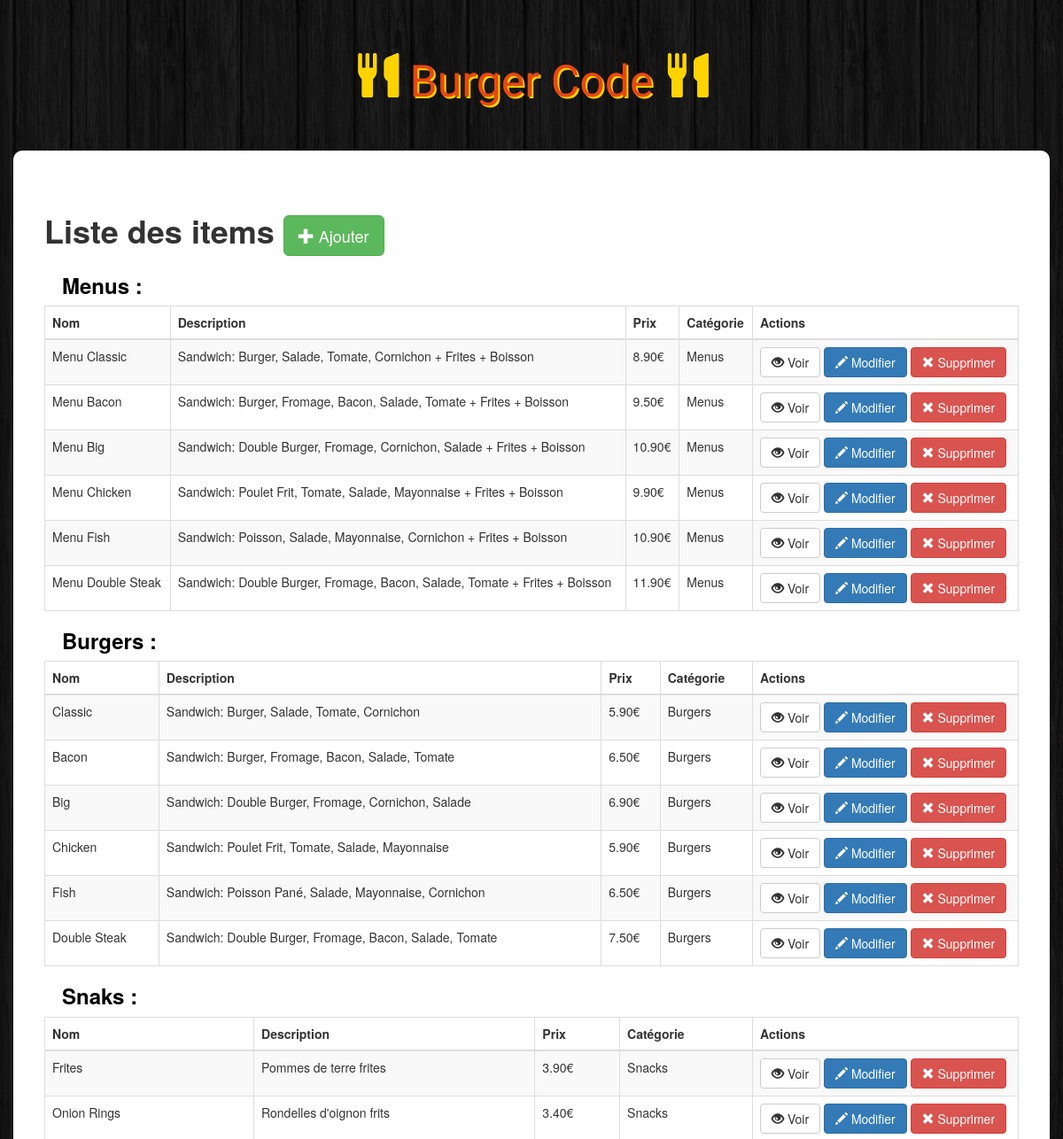
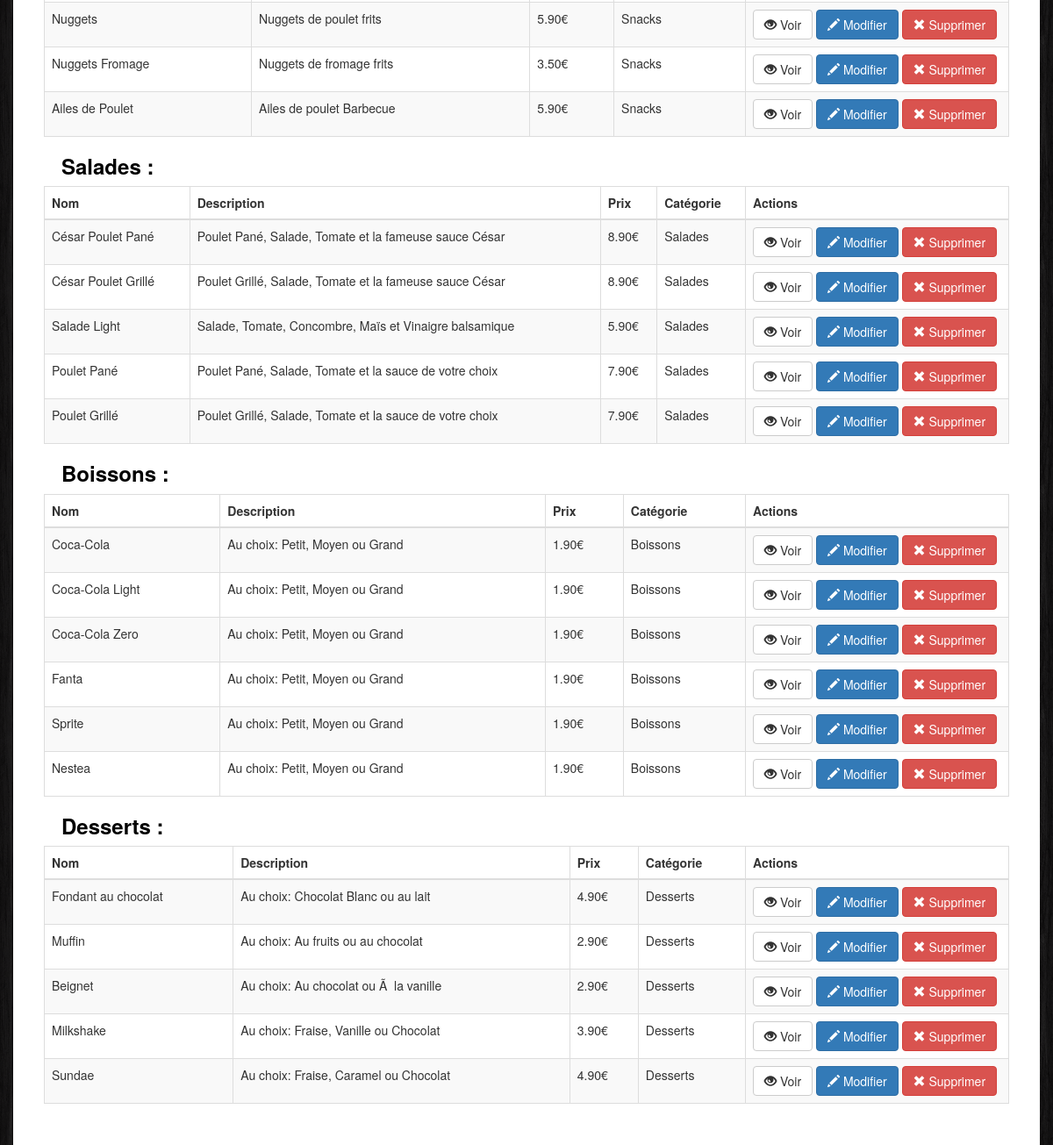
The app's page /admin/index.php with its own data (2 pictures, top to bottom).
### tables this page shows
CREATE TABLE `items` (
  `id` int(11) NOT NULL,
  `name` varchar(100) NOT NULL,
  `description` varchar(255) NOT NULL,
  `price` float NOT NULL,
  `image` varchar(255) NOT NULL,
  `category` int(11) NOT NULL
);

CREATE TABLE `categories` (
  `id` int(11) NOT NULL,
  `name` varchar(100) NOT NULL
);

### admin/index.php (the view, shortened to what this page needs)
<!DOCTYPE html>
<html>
    <head>
        <link rel="stylesheet" href="https://maxcdn.bootstrapcdn.com/bootstrap/3.3.6/css/bootstrap.min.css">
        <link rel="stylesheet" href="../css/style.css">
    </head>
    <body>
        <h1 class="text-logo"><span class="glyphicon glyphicon-cutlery"></span> Burger Code <span class="glyphicon glyphicon-cutlery"></span></h1>
        <div class="container admin">
            <div class="row">
                <h1><strong>Liste des items   </strong><a href="insert.php" class="btn btn-success btn-lg"><span class="glyphicon glyphicon-plus"></span> Ajouter</a></h1>
                <h3 class="categorieName"><strong>Menus :</strong></h3>
                <table class="table table-striped table-bordered">
                  <thead>
                    <tr>
                      <th>Nom</th>
                      <th>Description</th>
                      <th>Prix</th>
                      <th>Catégorie</th>
                      <th>Actions</th>
                    </tr>
                  </thead>
                  <tbody>
                      <?php
                        $db = Database::connect();
                        $statement = $db->query('SELECT items.id, items.name, items.description, items.price, categories.name AS category FROM items LEFT JOIN categories ON items.category = categories.id WHERE categories.id = 1');
                        while($item = $statement->fetch())
                        {
                          echo '<tr>';
                          echo '<td>'. $item['name'] . '</td>';
                          echo '<td>'. $item['description'] . '</td>';
                          echo '<td>'. number_format($item['price'], 2, '.', '') . '€</td>';
                          echo '<td>'. $item['category'] . '</td>';
                          echo '<td width=300>';
                          echo '<a class="btn btn-default" href="view.php?id='.$item['id'].'"><span class="glyphicon glyphicon-eye-open"></span> Voir</a>';
                          echo '<a class="btn btn-primary" href="update.php?id='.$item['id'].'"><span class="glyphicon glyphicon-pencil"></span> Modifier</a>';
                          echo '<a class="btn btn-danger" href="delete.php?id='.$item['id'].'"><span class="glyphicon glyphicon-remove"></span> Supprimer</a>';
                          echo '</td>';
                          echo '</tr>';
                        }
                      ?>
                  </tbody>
                </table>
                <h3 class="categorieName"><strong>Burgers :</strong></h3>
                <table class="table table-striped table-bordered">
                  <thead>
                    <tr>
                      <th>Nom</th>
                      <th>Description</th>
                      <th>Prix</th>
                      <th>Catégorie</th>
                      <th>Actions</th>
                    </tr>
                  </thead>
                  <tbody>
                      <?php
                        $db = Database::connect();
                        $statement = $db->query('SELECT items.id, items.name, items.description, items.price, categories.name AS category FROM items LEFT JOIN categories ON items.category = categories.id WHERE categories.id = 2');
                        while($item = $statement->fetch())
                        {
                          echo '<tr>';
                          echo '<td>'. $item['name'] . '</td>';
                          echo '<td>'. $item['description'] . '</td>';
                          echo '<td>'. number_format($item['price'], 2, '.', '') . '€</td>';
                          echo '<td>'. $item['category'] . '</td>';
                          echo '<td width=300>';
                          echo '<a class="btn btn-default" href="view.php?id='.$item['id'].'"><span class="glyphicon glyphicon-eye-open"></span> Voir</a>';
                          echo '<a class="btn btn-primary" href="update.php?id='.$item['id'].'"><span class="glyphicon glyphicon-pencil"></span> Modifier</a>';
                          echo '<a class="btn btn-danger" href="delete.php?id='.$item['id'].'"><span class="glyphicon glyphicon-remove"></span> Supprimer</a>';
                          echo '</td>';
                          echo '</tr>';
                        }
                      ?>
                  </tbody>
                </table>
                <h3 class="categorieName"><strong>Snaks :</strong></h3>
                <table class="table table-striped table-bordered">
                  <thead>
                    <tr>
                      <th>Nom</th>
                      <th>Description</th>
                      <th>Prix</th>
                      <th>Catégorie</th>
                      <th>Actions</th>
                    </tr>
                  </thead>
                  <tbody>
                      <?php
                        $db = Database::connect();
                        $statement = $db->query('SELECT items.id, items.name, items.description, items.price, categories.name AS category FROM items LEFT JOIN categories ON items.category = categories.id WHERE categories.id = 3');
                        while($item = $statement->fetch())
                        {
                          echo '<tr>';
                          echo '<td>'. $item['name'] . '</td>';
                          echo '<td>'. $item['description'] . '</td>';
                          echo '<td>'. number_format($item['price'], 2, '.', '') . '€</td>';
                          echo '<td>'. $item['category'] . '</td>';
                          echo '<td width=300>';
                          echo '<a class="btn btn-default" href="view.php?id='.$item['id'].'"><span class="glyphicon glyphicon-eye-open"></span> Voir</a>';
                          echo '<a class="btn btn-primary" href="update.php?id='.$item['id'].'"><span class="glyphicon glyphicon-pencil"></span> Modifier</a>';
                          echo '<a class="btn btn-danger" href="delete.php?id='.$item['id'].'"><span class="glyphicon glyphicon-remove"></span> Supprimer</a>';
                          echo '</td>';
                          echo '</tr>';
                        }
                      ?>
                  </tbody>
                </table>
                <h3 class="categorieName"><strong>Salades :</strong></h3>
                <table class="table table-striped table-bordered">
                  <thead>
                    <tr>
                      <th>Nom</th>
                      <th>Description</th>
                      <th>Prix</th>
                      <th>Catégorie</th>
                      <th>Actions</th>
                    </tr>
                  </thead>
                  <tbody>
                      <?php
                        $db = Database::connect();
                        $statement = $db->query('SELECT items.id, items.name, items.description, items.price, categories.name AS category FROM items LEFT JOIN categories ON items.category = categories.id WHERE categories.id = 4');
                        while($item = $statement->fetch())
                        {
                          echo '<tr>';
                          echo '<td>'. $item['name'] . '</td>';
                          echo '<td>'. $item['description'] . '</td>';
                          echo '<td>'. number_format($item['price'], 2, '.', '') . '€</td>';
                          echo '<td>'. $item['category'] . '</td>';
                          echo '<td width=300>';
                          echo '<a class="btn btn-default" href="view.php?id='.$item['id'].'"><span class="glyphicon glyphicon-eye-open"></span> Voir</a>';
                          echo '<a class="btn btn-primary" href="update.php?id='.$item['id'].'"><span class="glyphicon glyphicon-pencil"></span> Modifier</a>';
                          echo '<a class="btn btn-danger" href="delete.php?id='.$item['id'].'"><span class="glyphicon glyphicon-remove"></span> Supprimer</a>';
                          echo '</td>';
                          echo '</tr>';
                        }
                      ?>
                  </tbody>
                </table>
                <h3 class="categorieName"><strong>Boissons :</strong></h3>
                <table class="table table-striped table-bordered">
                  <thead>
                    <tr>
                      <th>Nom</th>
                      <th>Description</th>
                      <th>Prix</th>
                      <th>Catégorie</th>
                      <th>Actions</th>
                    </tr>
                  </thead>
                  <tbody>
                      <?php
                        $db = Database::connect();
                        $statement = $db->query('SELECT items.id, items.name, items.description, items.price, categories.name AS category FROM items LEFT JOIN categories ON items.category = categories.id WHERE categories.id = 5');
                        while($item = $statement->fetch())
                        {
                          echo '<tr>';
                          echo '<td>'. $item['name'] . '</td>';
                          echo '<td>'. $item['description'] . '</td>';
                          echo '<td>'. number_format($item['price'], 2, '.', '') . '€</td>';
                          echo '<td>'. $item['category'] . '</td>';
                          echo '<td width=300>';
                          echo '<a class="btn btn-default" href="view.php?id='.$item['id'].'"><span class="glyphicon glyphicon-eye-open"></span> Voir</a>';
                          echo '<a class="btn btn-primary" href="update.php?id='.$item['id'].'"><span class="glyphicon glyphicon-pencil"></span> Modifier</a>';
                          echo '<a class="btn btn-danger" href="delete.php?id='.$item['id'].'"><span class="glyphicon glyphicon-remove"></span> Supprimer</a>';
                          echo '</td>';
                          echo '</tr>';
                        }
                      ?>
                  </tbody>
                </table>
                <h3 class="categorieName"><strong>Desserts :</strong></h3>
                <table class="table table-striped table-bordered">
                  <thead>
                    <tr>
                      <th>Nom</th>
                      <th>Description</th>
                      <th>Prix</th>
                      <th>Catégorie</th>
                      <th>Actions</th>
                    </tr>
                  </thead>
                  <tbody>
                      <?php
                        $db = Database::connect();
                        $statement = $db->query('SELECT items.id, items.name, items.description, items.price, categories.name AS category FROM items LEFT JOIN categories ON items.category = categories.id WHERE categories.id = 6');
                        while($item = $statement->fetch())
                        {
                          echo '<tr>';
                          echo '<td>'. $item['name'] . '</td>';
                          echo '<td>'. $item['description'] . '</td>';
                          echo '<td>'. number_format($item['price'], 2, '.', '') . '€</td>';
                          echo '<td>'. $item['category'] . '</td>';
                          echo '<td width=300>';
                          echo '<a class="btn btn-default" href="view.php?id='.$item['id'].'"><span class="glyphicon glyphicon-eye-open"></span> Voir</a>';
                          echo '<a class="btn btn-primary" href="update.php?id='.$item['id'].'"><span class="glyphicon glyphicon-pencil"></span> Modifier</a>';
                          echo '<a class="btn btn-danger" href="delete.php?id='.$item['id'].'"><span class="glyphicon glyphicon-remove"></span> Supprimer</a>';
                          echo '</td>';
                          echo '</tr>';
                        }
                      ?>
                  </tbody>
                </table>
            </div>
        </div>
    </body>
</html>

### css/style.css (style rules this page uses)
a { text-decoration: none; }
body { background: url(../images/bg.png); }
.text-logo { font-family: 'Holtwood One SC', sans-serif; color: #e7480f; text-shadow: 2px 2px #ffd301; font-size: 50px; padding: 40px 0px; text-align: center; }
.text-logo .glyphicon { color: #ffd301; text-shadow: 0px 0px #ffd301; }
.admin { background: #fff; padding: 50px; border-radius: 10px; margin-bottom: 10px; }
.categorieName { color: black; margin-left: 20px; }

### records on screen
items: name "Menu Classic", description "Sandwich: Burger, Salade, Tomate, Cornichon + Frites + Boisson", price "8.90", category.name "Menus"
items: name "Menu Bacon", description "Sandwich: Burger, Fromage, Bacon, Salade, Tomate + Frites + Boisson", price "9.50", category.name "Menus"
items: name "Menu Big", description "Sandwich: Double Burger, Fromage, Cornichon, Salade + Frites + Boisson", price "10.90", category.name "Menus"
items: name "Menu Chicken", description "Sandwich: Poulet Frit, Tomate, Salade, Mayonnaise + Frites + Boisson", price "9.90", category.name "Menus"
items: name "Menu Fish", description "Sandwich: Poisson, Salade, Mayonnaise, Cornichon + Frites + Boisson", price "10.90", category.name "Menus"
items: name "Menu Double Steak", description "Sandwich: Double Burger, Fromage, Bacon, Salade, Tomate + Frites + Boisson", price "11.90", category.name "Menus"
items: name "Classic", description "Sandwich: Burger, Salade, Tomate, Cornichon", price "5.90", category.name "Burgers"
items: name "Bacon", description "Sandwich: Burger, Fromage, Bacon, Salade, Tomate", price "6.50", category.name "Burgers"
items: name "Big", description "Sandwich: Double Burger, Fromage, Cornichon, Salade", price "6.90", category.name "Burgers"
items: name "Chicken", description "Sandwich: Poulet Frit, Tomate, Salade, Mayonnaise", price "5.90", category.name "Burgers"
items: name "Fish", description "Sandwich: Poisson Pané, Salade, Mayonnaise, Cornichon", price "6.50", category.name "Burgers"
items: name "Double Steak", description "Sandwich: Double Burger, Fromage, Bacon, Salade, Tomate", price "7.50", category.name "Burgers"
items: name "Frites", description "Pommes de terre frites", price "3.90", category.name "Snacks"
items: name "Onion Rings", description "Rondelles d'oignon frits", price "3.40", category.name "Snacks"
items: name "Nuggets", description "Nuggets de poulet frits", price "5.90", category.name "Snacks"
items: name "Nuggets Fromage", description "Nuggets de fromage frits", price "3.50", category.name "Snacks"
items: name "Ailes de Poulet", description "Ailes de poulet Barbecue", price "5.90", category.name "Snacks"
items: name "César Poulet Pané", description "Poulet Pané, Salade, Tomate et la fameuse sauce César", price "8.90", category.name "Salades"
items: name "César Poulet Grillé", description "Poulet Grillé, Salade, Tomate et la fameuse sauce César", price "8.90", category.name "Salades"
items: name "Salade Light", description "Salade, Tomate, Concombre, Maïs et Vinaigre balsamique", price "5.90", category.name "Salades"
items: name "Poulet Pané", description "Poulet Pané, Salade, Tomate et la sauce de votre choix", price "7.90", category.name "Salades"
items: name "Poulet Grillé", description "Poulet Grillé, Salade, Tomate et la sauce de votre choix", price "7.90", category.name "Salades"
items: name "Coca-Cola", description "Au choix: Petit, Moyen ou Grand", price "1.90", category.name "Boissons"
items: name "Coca-Cola Light", description "Au choix: Petit, Moyen ou Grand", price "1.90", category.name "Boissons"
items: name "Coca-Cola Zero", description "Au choix: Petit, Moyen ou Grand", price "1.90", category.name "Boissons"
items: name "Fanta", description "Au choix: Petit, Moyen ou Grand", price "1.90", category.name "Boissons"
items: name "Sprite", description "Au choix: Petit, Moyen ou Grand", price "1.90", category.name "Boissons"
items: name "Nestea", description "Au choix: Petit, Moyen ou Grand", price "1.90", category.name "Boissons"
items: name "Fondant au chocolat", description "Au choix: Chocolat Blanc ou au lait", price "4.90", category.name "Desserts"
items: name "Muffin", description "Au choix: Au fruits ou au chocolat", price "2.90", category.name "Desserts"
items: name "Beignet", description "Au choix: Au chocolat ou Ã la vanille", price "2.90", category.name "Desserts"
items: name "Milkshake", description "Au choix: Fraise, Vanille ou Chocolat", price "3.90", category.name "Desserts"
items: name "Sundae", description "Au choix: Fraise, Caramel ou Chocolat", price "4.90", category.name "Desserts"
